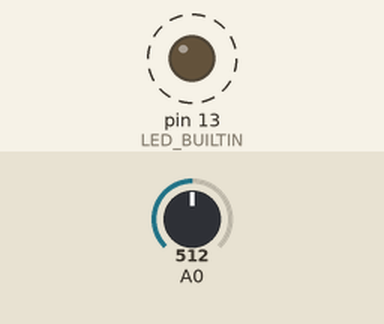
A sketch run on a simulated Arduino Uno, built with avr-gcc and run on an emulated ATmega328P. Parts: output pins drawn as LEDs (lit = HIGH). Dashed ring = blinking. The inputs (shaded band) are chosen by the test bench; at power-on: A0 = 512. What the sketch prints to the serial monitor is not drawn.

Above: at 0.5 s.
Timing chart, 0 to 4.6 s (numbered marks = the images above):
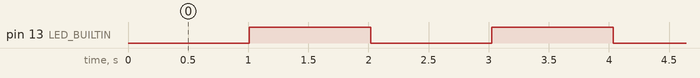

Measured:
- by itself, pin 13 (LED_BUILTIN): alternates HIGH for 1.0 s and LOW for 1.0 s

The sketch:

s04-pulse.ino
```cpp
int myDelay = 1000;   // non-block delay in milliseconds
unsigned long myStart;
bool  mySwitch = false;

void setup() {
   myStart = millis();   // set delay
   pinMode(LED_BUILTIN, OUTPUT);
   pinMode(A0, INPUT);
   Serial.begin(115200);
}

void loop() {
    int myA0 = analogRead(A0);
    Serial.println(myA0);
   // myDelay = 1111 - myA0;   // myA0 max is 1024 so this always has some value.
    delay(10);  // just to slow it down a bit

    if ( (millis() - myStart ) >= myDelay) {
       myStart = millis();      //  reset the delay time
       mySwitch = !mySwitch;    // flip the switch true <--> false
       digitalWrite(1, mySwitch);
       delayMicroseconds(200);
       digitalWrite(1, !mySwitch);
    }

    // this should flip the LED on and off
    digitalWrite(LED_BUILTIN, mySwitch);
}
```
